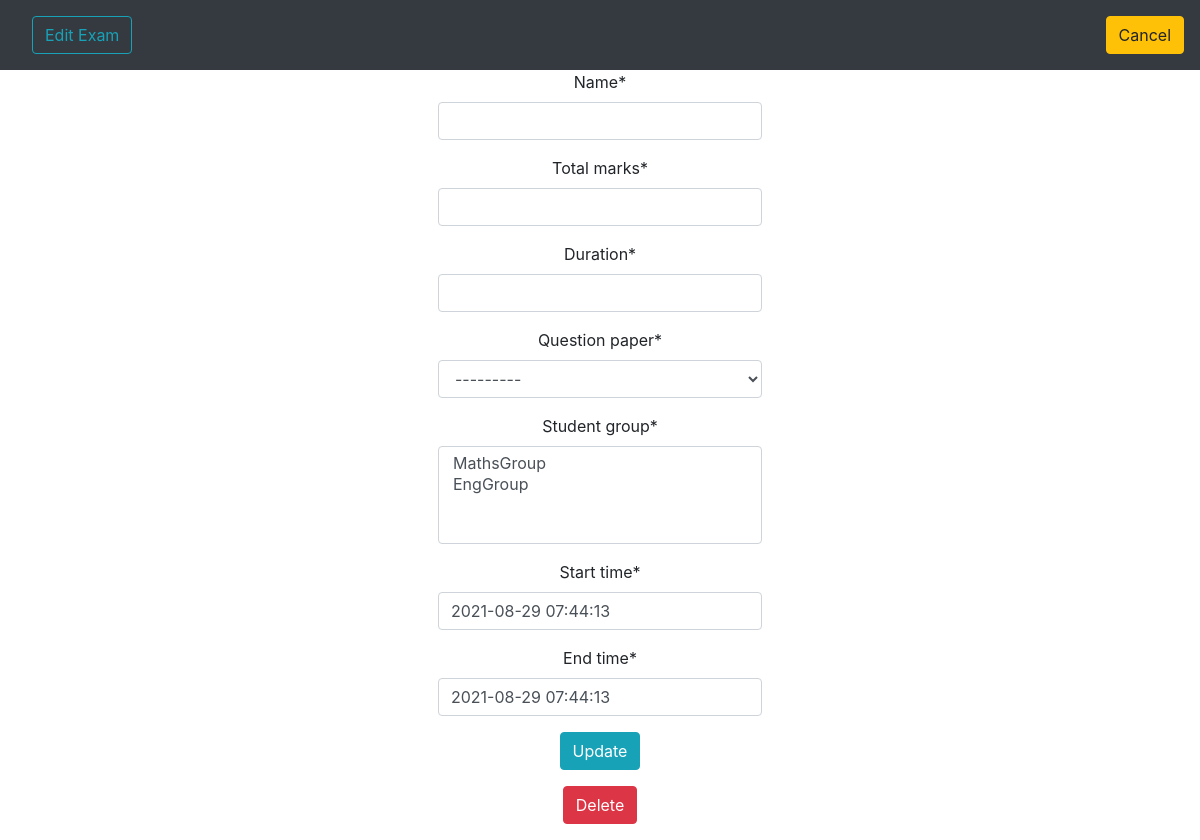
Before: /prof/exams/4/edit (signed in) with the older database file.
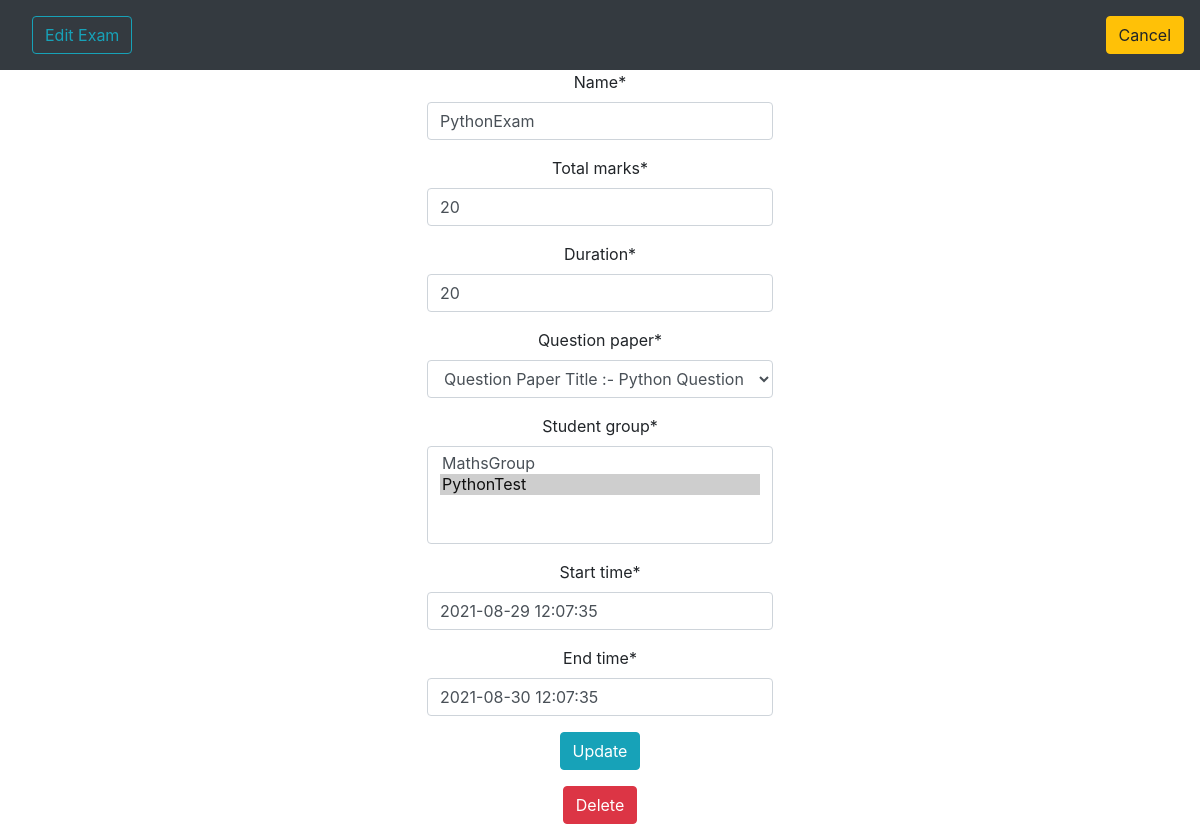
After: the same page with the newer database file.
### main/models/exam.py (models this page shows, shortened)
class Exam_Model(models.Model):
    professor = models.ForeignKey(User, limit_choices_to={'isTeacher': True}, on_delete=models.CASCADE)
    name = models.CharField(max_length=50)
    total_marks = models.IntegerField()
    duration = models.IntegerField()
    question_paper = models.ForeignKey(Question_Paper, on_delete=models.CASCADE, related_name='exams')
    student_group = models.ManyToManyField(Special_Students, related_name='exams')
    start_time = models.DateTimeField(default=datetime.now())
    end_time = models.DateTimeField(default=datetime.now())

### prof/views/exam.py (the view)
def edit_exam(request, exam_id):
    prof = request.user
    exam = Exam_Model.objects.filter(professor=prof, pk=exam_id).first()
    new_Form = ExamForm(instance=exam)
    new_Form.fields["student_group"].queryset = Special_Students.objects.filter(professor=prof)
    new_Form.fields["question_paper"].queryset = Question_Paper.objects.filter(professor=prof)
    if request.method == 'POST':
        form = ExamForm(request.POST, instance=exam)
        if form.is_valid():
            form.save()
            return redirect('prof:view_exams')
    return render(request, 'prof/exam/edit_exam.html', {
        'form': new_Form, 'exam': exam, 'prof': prof
    })

### main/models/exam.py
class ExamForm(ModelForm):
    class Meta:
        model = Exam_Model
        fields = '__all__'
        exclude = ['professor']

### main/models/group.py (called while the page is built)
    def __str__(self):
        return self.category_name

### main/models/question_paper.py (called while the page is built)
    def __str__(self):
        return f' Question Paper Title :- {self.qPaperTitle}\n'

### prof/templates/prof/exam/edit_exam.html (shortened to what this page needs)
{% extends 'prof/base/base.html' %}
{% load crispy_forms_tags %}
{% load static %}
{% block navbar_title %}Edit Exam{% endblock navbar_title %}
{% block buttons %}
    <a class="btn btn-warning" href="{% url 'prof:view_exams' %}">Cancel</a>
{% endblock buttons %}
{% block body %}
    <div align='center' class="container-fluid">
        <div class="container d-flex h-100 row justify-content-center col-50">
            <form align="center" method="POST">
                {{ form|crispy }}
                <input class="btn btn-info" type="submit" value="Update">
            </form>
        </div>
        <a onclick="return confirm('Are you sure you want to delete this exam?')" class="btn btn-danger my-3" href="{% url 'prof:delete_exam' exam.id %}">Delete</a><br>
    </div>
{% endblock body %}

Changed rows visible on the page:
added Exam_Model: name "PythonExam", total_marks "20", duration "20", question_paper "Question Paper Title :- Python Question", start_time "2021-08-29 12:07:35", end_time "2021-08-30 12:07:35"
Other visible differences:
form field student_group: "MathsGroup / EngGroup" → "MathsGroup / PythonTest ☑"
form field question_paper: "---------" → (not shown)
form field start_time: "2021-08-29 07:44:13" → (not shown)
form field end_time: "2021-08-29 07:44:13" → (not shown)
